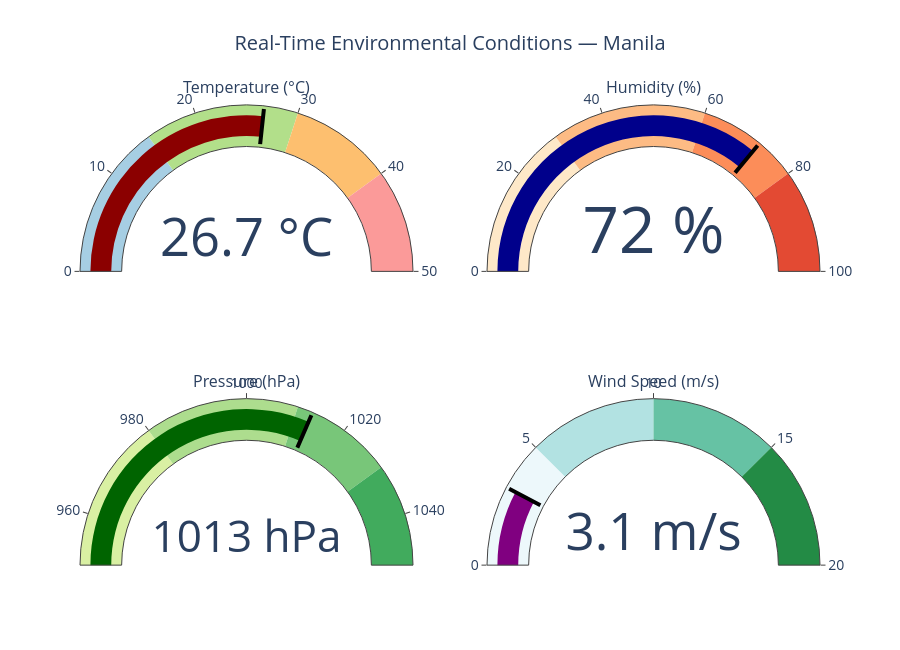

Write notebook code for a chart like this one.
### Code cell
import plotly.graph_objects as go
from plotly.subplots import make_subplots

# Convert temperature (if API returned Kelvin)
temperature_celsius = round(data["main"]["temp"] - 273.15, 1)
humidity = round(data["main"]["humidity"], 1)
pressure = round(data["main"]["pressure"], 1)
wind_speed = round(data["wind"]["speed"], 1)

fig = make_subplots(
    rows=2,
    cols=2,
    specs=[[{'type':'indicator'}, {'type':'indicator'}],
           [{'type':'indicator'}, {'type':'indicator'}]],
    subplot_titles=("Temperature (°C)", "Humidity (%)",
                    "Pressure (hPa)", "Wind Speed (m/s)")
)

# Temperature Gauge
fig.add_trace(go.Indicator(
    mode="gauge+number",
    value=temperature_celsius,
    number={'suffix': " °C"},
    gauge={
        'axis': {'range': [0,50]},
        'bar': {'color': "darkred"},
        'steps': [
            {'range': [0,15], 'color': "#a6cee3"},
            {'range': [15,30], 'color': "#b2df8a"},
            {'range': [30,40], 'color': "#fdbf6f"},
            {'range': [40,50], 'color': "#fb9a99"}
        ],
        'threshold': {
            'line': {'color': "black", 'width': 4},
            'value': temperature_celsius
        }
    }
), row=1, col=1)

# Humidity Gauge
fig.add_trace(go.Indicator(
    mode="gauge+number",
    value=humidity,
    number={'suffix': " %"},
    gauge={
        'axis': {'range': [0,100]},
        'bar': {'color': "darkblue"},
        'steps': [
            {'range': [0,30], 'color': "#fee8c8"},
            {'range': [30,60], 'color': "#fdbb84"},
            {'range': [60,80], 'color': "#fc8d59"},
            {'range': [80,100], 'color': "#e34a33"}
        ],
        'threshold': {
            'line': {'color': "black", 'width': 4},
            'value': humidity
        }
    }
), row=1, col=2)

# Pressure Gauge
fig.add_trace(go.Indicator(
    mode="gauge+number",
    value=pressure,
    number={'suffix': " hPa"},
    gauge={
        'axis': {'range': [950,1050]},
        'bar': {'color': "darkgreen"},
        'steps': [
            {'range': [950,980], 'color': "#d9f0a3"},
            {'range': [980,1010], 'color': "#addd8e"},
            {'range': [1010,1030], 'color': "#78c679"},
            {'range': [1030,1050], 'color': "#41ab5d"}
        ],
        'threshold': {
            'line': {'color': "black", 'width': 4},
            'value': pressure
        }
    }
), row=2, col=1)

# Wind Speed Gauge
fig.add_trace(go.Indicator(
    mode="gauge+number",
    value=wind_speed,
    number={'suffix': " m/s"},
    gauge={
        'axis': {'range': [0,20]},
        'bar': {'color': "purple"},
        'steps': [
            {'range': [0,5], 'color': "#edf8fb"},
            {'range': [5,10], 'color': "#b2e2e2"},
            {'range': [10,15], 'color': "#66c2a4"},
            {'range': [15,20], 'color': "#238b45"}
        ],
        'threshold': {
            'line': {'color': "black", 'width': 4},
            'value': wind_speed
        }
    }
), row=2, col=2)

fig.update_layout(
    title={
        "text": "Real-Time Environmental Conditions — Manila",
        "x": 0.5,
        "xanchor": "center"
    },
    height=650,
    template="plotly_white",
    font=dict(size=14)
)

fig.show()

### Figure 1 — Plotly figure (JSON) as saved in the notebook; plotly's stock layout.template omitted (floating-point values rounded to 4 significant figures)
{"data": [{"domain": {"x": [0, 0.45], "y": [0.625, 1]}, "gauge": {"axis": {"range": [0, 50]}, "bar": {"color": "darkred"}, "steps": [{"color": "#a6cee3", "range": [0, 15]}, {"color": "#b2df8a", "range": [15, 30]}, {"color": "#fdbf6f", "range": [30, 40]}, {"color": "#fb9a99", "range": [40, 50]}], "threshold": {"line": {"color": "black", "width": 4}, "value": 26.7}}, "mode": "gauge+number", "number": {"suffix": " °C"}, "type": "indicator", "value": 26.7}, {"domain": {"x": [0.55, 1], "y": [0.625, 1]}, "gauge": {"axis": {"range": [0, 100]}, "bar": {"color": "darkblue"}, "steps": [{"color": "#fee8c8", "range": [0, 30]}, {"color": "#fdbb84", "range": [30, 60]}, {"color": "#fc8d59", "range": [60, 80]}, {"color": "#e34a33", "range": [80, 100]}], "threshold": {"line": {"color": "black", "width": 4}, "value": 72}}, "mode": "gauge+number", "number": {"suffix": " %"}, "type": "indicator", "value": 72}, {"domain": {"x": [0, 0.45], "y": [0, 0.375]}, "gauge": {"axis": {"range": [950, 1050]}, "bar": {"color": "darkgreen"}, "steps": [{"color": "#d9f0a3", "range": [950, 980]}, {"color": "#addd8e", "range": [980, 1010]}, {"color": "#78c679", "range": [1010, 1030]}, {"color": "#41ab5d", "range": [1030, 1050]}], "threshold": {"line": {"color": "black", "width": 4}, "value": 1013}}, "mode": "gauge+number", "number": {"suffix": " hPa"}, "type": "indicator", "value": 1013}, {"domain": {"x": [0.55, 1], "y": [0, 0.375]}, "gauge": {"axis": {"range": [0, 20]}, "bar": {"color": "purple"}, "steps": [{"color": "#edf8fb", "range": [0, 5]}, {"color": "#b2e2e2", "range": [5, 10]}, {"color": "#66c2a4", "range": [10, 15]}, {"color": "#238b45", "range": [15, 20]}], "threshold": {"line": {"color": "black", "width": 4}, "value": 3.1}}, "mode": "gauge+number", "number": {"suffix": " m/s"}, "type": "indicator", "value": 3.1}], "layout": {"annotations": [{"font": {"size": 16}, "showarrow": false, "text": "Temperature (°C)", "x": 0.225, "xanchor": "center", "xref": "paper", "y": 1, "yanchor": "bottom", "yref": "paper"}, {"font": {"size": 16}, "showarrow": false, "text": "Humidity (%)", "x": 0.775, "xanchor": "center", "xref": "paper", "y": 1, "yanchor": "bottom", "yref": "paper"}, {"font": {"size": 16}, "showarrow": false, "text": "Pressure (hPa)", "x": 0.225, "xanchor": "center", "xref": "paper", "y": 0.375, "yanchor": "bottom", "yref": "paper"}, {"font": {"size": 16}, "showarrow": false, "text": "Wind Speed (m/s)", "x": 0.775, "xanchor": "center", "xref": "paper", "y": 0.375, "yanchor": "bottom", "yref": "paper"}], "font": {"size": 14}, "height": 650, "title": {"text": "Real-Time Environmental Conditions — Manila", "x": 0.5, "xanchor": "center"}}}
